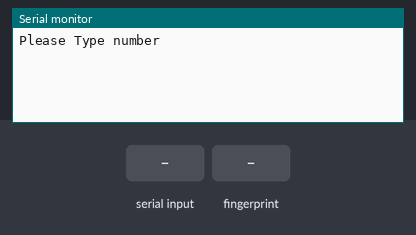
Bench run of a sketch on a simulated Arduino Uno, built with avr-gcc and run on an emulated ATmega328P. Shown: the last lines printed to the serial monitor. The inputs (shaded band) are chosen by the test bench.

Above: at 1.2 s.
1.3 s: "90,45\n" received over Serial
At 2.5 s:
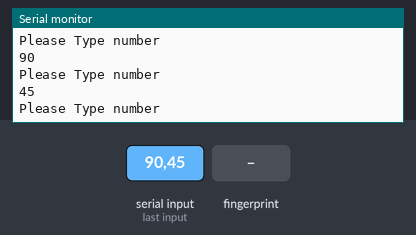
2.8 s: "1\n" received over Serial
At 4.4 s:
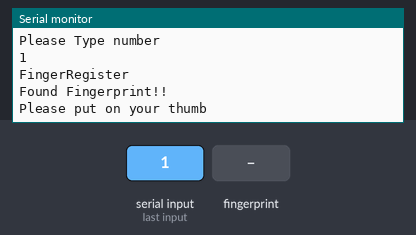
5.3 s: "30,150\n" received over Serial
At 5.37 s:
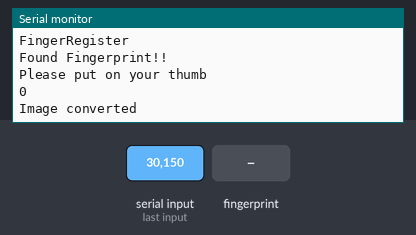
7.2 s: finger stored as number 1 placed on the sensor
At 10.0 s:
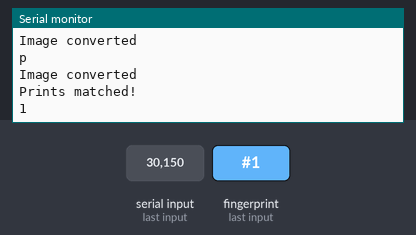
10.2 s: "2\n" received over Serial
At 11.2 s:
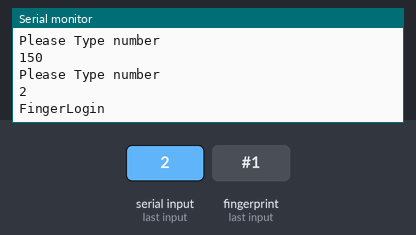
11.9 s: finger stored as number 1 placed on the sensor
At 13.5 s:
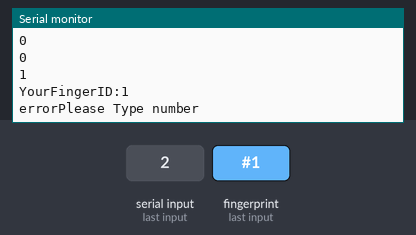
Timing chart, 0 to 14.7 s (numbered marks = the images above; inputs shaded):
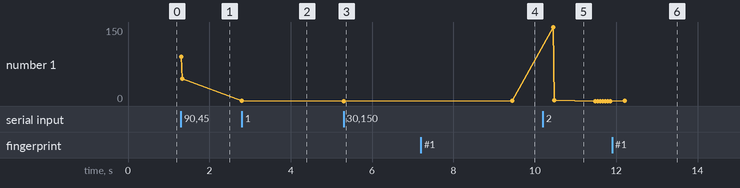

Measured:
- after the input at 1.3 s, the serial monitor: prints a new line at once (image 1)
- after the input at 2.8 s, the serial monitor: prints a new line at once (image 2)
- after the input at 5.3 s, the serial monitor: prints a new line at once (image 3)
- after the input at 7.2 s, the serial monitor: prints a new line at once (image 4)
- after the input at 10.2 s, the serial monitor: prints a new line after 0.28 s (image 5)
- after the input at 11.9 s, the serial monitor: prints a new line after 0.31 s (image 6)
- plotted number 1: 45 → 1 after the input at 2.8 s, 1 → 0 after the input at 5.3 s, 0 → 1 after the input at 7.2 s, 1 → 0 after the input at 10.2 s

The sketch:

union.ino
```cpp
#define USE_ARDUINO_INTERRUPTS true
#include <PulseSensorPlayground.h>
#include <Adafruit_Fingerprint.h>
#include <SoftwareSerial.h>


//FingerPrint
SoftwareSerial mySerial(2, 3);
Adafruit_Fingerprint finger = Adafruit_Fingerprint(&mySerial);
uint8_t id;
PulseSensorPlayground pulseSensor;

//Pulse
const int PulseWire = 0;
int Threshold = 550;

//LoginFingerPrint
int fingerprintID = 0;
int false_cnt = 0;


int mes = -1;
void setup() {
  Serial.begin(9600);


}

void loop() {
  false_cnt = 0;
  Serial.println("Please Type number");
  mes = readnumber();
  Serial.println(mes);
  if(mes == 1){
    Serial.println("FingerRegister");
    registerFingerPrint();
  }else if(mes == 2){
    Serial.println("FingerLogin");
    loginFingerPrint();
  }else if(mes == 3){
    Serial.println("PulseSensor");
    CheckPulseSensor();
  }else if(mes == 0){
    exit(1);
  }


}

uint8_t readnumber(void) {
  uint8_t num = 0;

  while (num == 0) {
    while (! Serial.available());
    num = Serial.parseInt();
  }
  return num;
}

uint8_t registerFingerPrint(void) {
  finger.begin(57600);
  if (finger.verifyPassword()) {
    Serial.println("Found Fingerprint!!");
  }
  Serial.println("Please put on your thumb");
  delayMicroseconds(10);
  id = readnumber();
  if (id == 0) {
    return;
  }
  while (!  getFingerprintEnroll() );
  delay(1000);

  return ;

}

uint8_t getFingerprintEnroll() {

  int p = -1;
  //Serial.println("Waiting for valid finger to enroll as #");
  Serial.println(0);
  while(true){
    p = finger.getImage();
    Serial.println("p"+p);
    if(p == FINGERPRINT_OK){
      Serial.println("Image converted");
      break;
    }
  }

  p = finger.image2Tz(2);
  delay(2000);

  p = finger.createModel();
  p = 0;
  if (p == FINGERPRINT_OK) {
    Serial.println("Prints matched!");
  } else {
    Serial.println("Unknown error");
    return true;
  }


  p = finger.storeModel(id);
  if (p == FINGERPRINT_OK) {
    //Serial.println("Stored!");
    Serial.println(1);
  } else {
    Serial.println("error");

  }
  return true;
}


uint8_t loginFingerPrint(void){
  finger.begin(57600);
  if (finger.verifyPassword()) {
    Serial.println("Found Fingerprint!!");
  }
  Serial.println("Please put on your thumb");
  delayMicroseconds(10);

  while(true){
    if(false_cnt == 300){
      Serial.print("error");
      break;
    }
    fingerprintID = getFingerprintID();
    Serial.println(fingerprintID);
    delayMicroseconds(10);
    if(fingerprintID != 0){
      Serial.print("YourFingerID:");
      Serial.println(fingerprintID);
      false_cnt = 300;
    }else{
      false_cnt += 1;
    }
  }

}


int getFingerprintID() {
  uint8_t p = finger.getImage();
  if (p != FINGERPRINT_OK)  return 0;

  p = finger.image2Tz();
  if (p != FINGERPRINT_OK)  return 0;

  p = finger.fingerFastSearch();
  if (p != FINGERPRINT_OK)  return 0;

  return finger.fingerID;
}


uint8_t CheckPulseSensor(void){
  pulseSensor.analogInput(PulseWire);
  pulseSensor.setThreshold(Threshold);

  pulseSensor.begin();
  delay(20);
  unsigned long start_second = millis();
  int pulse_num = 0;
  int pulse_sum = 0;
  while(true){
    if(millis() -  start_second >= 30000){
      break;
    }
    if(pulseSensor.sawStartOfBeat()){
      int myBPM = pulseSensor.getBeatsPerMinute();
      Serial.println(myBPM);
      pulse_num++;
      pulse_sum += myBPM;
    }


    delay(20);
  }
  //Serial.print("pulse_sum");
  Serial.println("average_pulse");
  int average_pulse = pulse_sum / pulse_num;
  Serial.println(average_pulse);

}
```
